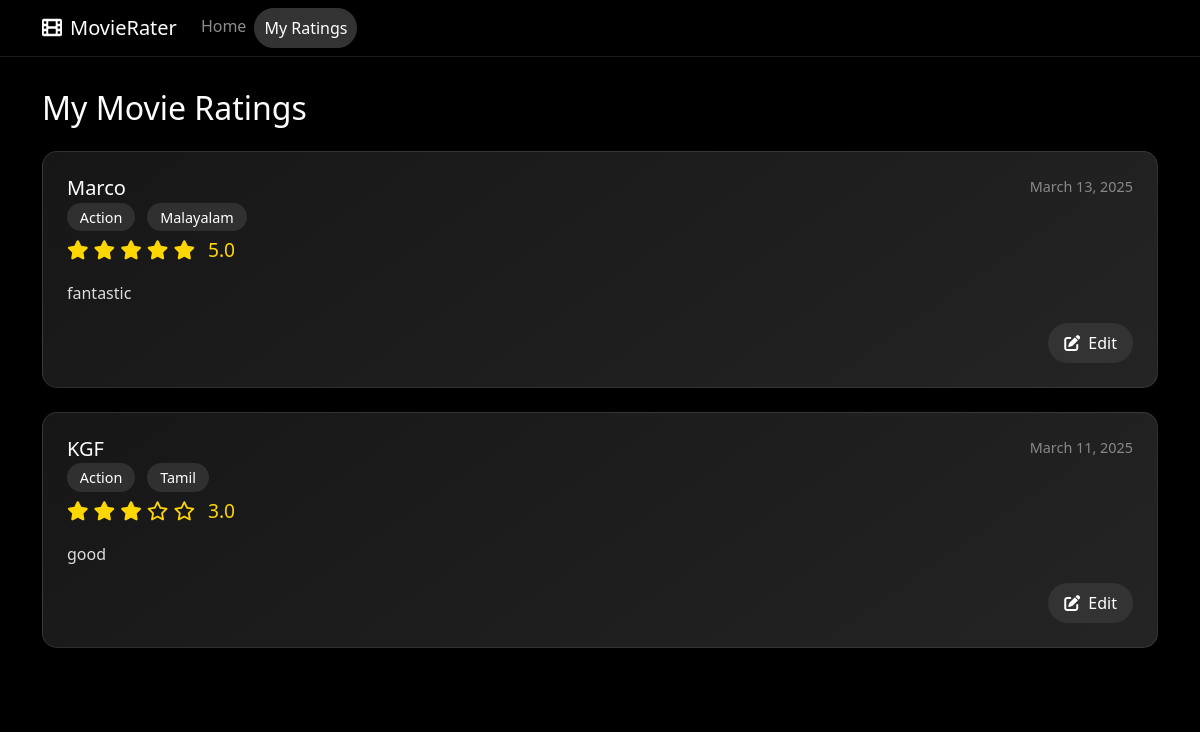
The page /MyRatings/2/ (signed in) on the database its author committed.
### MR/models.py (models this page shows, shortened)
class MovieRating(models.Model):
    user = models.ForeignKey(
        User,
        on_delete=models.CASCADE,
        related_name='movie_ratings'
    )
    movie = models.ForeignKey(
        Movie,
        on_delete=models.CASCADE,
        related_name='ratings'
    )
    rating = models.FloatField(
        validators=[
            MinValueValidator(1.0),
            MaxValueValidator(5.0)
        ],
        help_text="Rating from 1.0 to 5.0 stars"
    )
    review = models.TextField(
        blank=True,
        help_text="Optional review text"
    )
    created_at = models.DateTimeField(auto_now_add=True,null=True)
    updated_at = models.DateTimeField(auto_now=True,null=True)

class Movie(models.Model):
    class MovieGenre(models.TextChoices):
        ACTION = 'Action'
        ADVENTURE = 'Adventure'
        ANIMATION = 'Animation'
        COMEDY = 'Comedy'
        DOCUMENTARY = 'Documentary'
        DRAMA = 'Drama'
        FANTASY = 'Fantasy'
        HORROR = 'Horror'
        MYSTERY = 'Mystery'
        ROMANCE = 'Romance'
        SCIENCE_FICTION = 'Science Fiction'
        THRILLER = 'Thriller'
        WAR = 'War'
        WESTERN = 'Western'
    class MovieLanguage(models.TextChoices):
        ENGLISH = 'English'
        HINDI = 'Hindi'
        TAMIL = 'Tamil'
        TELUGU = 'Telugu'
        KANNADA = 'Kannada'
        MARATHI = 'Marathi'
        BENGALI = 'Bengali'
        GUJARATI = 'Gujarati'
        PUNJABI = 'Punjabi'
        URDU = 'Urdu'
        MALAYALAM = 'Malayalam'
        OTHERS = 'Others'
    title = models.CharField(
        max_length=200,
        help_text="The title of the movie"
    )
    release_date = models.DateField(
        help_text="Release date of the movie")
    language = models.CharField(
        max_length=50,
        choices=MovieLanguage.choices,
        help_text="Primary language of the movie"
    )
    genre = models.CharField(
        max_length=50,
        choices=MovieGenre.choices,
        help_text="Primary genre of the movie"
    )
    director = models.CharField(
        max_length=200,
        help_text="Name of the movie director"
    )

### MR/views.py (the view)
# urls.py: path('MyRatings/<int:pk>/', MyRatingsView.as_view(), name='MyRatings'),
class MyRatingsView(View):
    def get(self, request, pk):
        user = User.objects.get(pk=pk)
        if request.user.id == pk and user.id == pk:
            reviews = MovieRating.objects.filter(user=request.user).order_by('-id')
            return render(request, 'myratings.html', {'reviews': reviews, 'user': user})
        else:
            return redirect('LogoutView')

### MR/templates/myratings.html (shortened to what this page needs)
{% load static %}
<!DOCTYPE html>
<html lang="en">
<head>
    <link href="https://cdn.jsdelivr.net/npm/bootstrap@5.3.0/dist/css/bootstrap.min.css" rel="stylesheet">
    <link href="https://cdnjs.cloudflare.com/ajax/libs/font-awesome/6.0.0/css/all.min.css" rel="stylesheet">
</head>
<body>
    <nav class="navbar navbar-expand-lg navbar-dark">
        <div class="container">
            <a class="navbar-brand" href="#">
                <i class="fas fa-film me-2"></i>MovieRater
            </a>
            <div class="collapse navbar-collapse" id="navbarNav">
                <ul class="navbar-nav me-auto">
                    <li class="nav-item">
                        <a class="nav-link" href="{% url 'HomeUserView' pk=request.user.id %}">Home</a>
                    </li>
                    <li class="nav-item">
                        <a class="nav-link active" href="{% url 'MyRatings' pk=user.id %}">My Ratings</a>
                    </li>
                </ul>
            </div>
        </div>
    </nav>
    <section class="ratings-section">
        <div class="container">
            <h2 class="mb-4">My Movie Ratings</h2>
            {% if reviews %}
                {% for review in reviews %}
                <div class="rating-card" id="rating-{{ review.id }}">
                    <div class="d-flex justify-content-between align-items-start">
                        <div>
                            <h5 class="mb-1">{{ review.movie.title }}</h5>
                            <div class="mb-2">
                                <span class="genre-badge">{{ review.movie.genre }}</span>
                                <span class="genre-badge">{{ review.movie.language }}</span>
                            </div>
                            <div class="rating-stars">
                                {% for i in "12345"|make_list %}
                                    {% if forloop.counter <= review.rating %}
                                        <i class="fas fa-star"></i>
                                    {% else %}
                                        <i class="far fa-star"></i>
                                    {% endif %}
                                {% endfor %}
                                <span class="ms-2">{{ review.rating|floatformat:1 }}</span>
                            </div>
                        </div>
                        <div class="rating-meta">
                            {{ review.created_at|date:"F d, Y" }}
                        </div>
                    </div>
                    <div class="rating-text">
                        {% if review.review %}
                            {{ review.review }}
                        {% else %}
                            <em>No written review provided.</em>
                        {% endif %}
                    </div>
                    <div class="d-flex justify-content-end">
                        <a href="{% url 'Editreview' pk=user.id movie_pk=review.movie.id %}" class="btn btn-edit">
                            <i class="fas fa-edit me-2"></i>Edit
                        </a>
                    </div>
                </div>
                {% endfor %}
            {% else %}
                <div class="no-ratings">
                    <i class="fas fa-star fa-3x mb-3"></i>
                    <h3>No Ratings Yet</h3>
                    <p>Start rating movies to see them here!</p>
                </div>
            {% endif %}
        </div>
    </section>
</body>
</html>

### MR/templates/myratings.html (style rules this page uses)
body { background-color: #000000; color: #ffffff; font-family: 'Segoe UI', Tahoma, Geneva, Verdana, sans-serif; min-height: 100vh; }
.navbar { background-color: rgba(0, 0, 0, 0.95) !important; backdrop-filter: blur(10px); border-bottom: 1px solid rgba(255, 255, 255, 0.1); }
.ratings-section { padding: 2rem 0; background: linear-gradient(rgba(0, 0, 0, 0.8), rgba(0, 0, 0, 0.9)); }
.rating-card { background: linear-gradient(145deg, rgba(25, 25, 25, 0.9), rgba(40, 40, 40, 0.9)); border-radius: 15px; backdrop-filter: blur(10px); border: 1px solid rgba(255, 255, 255, 0.1); padding: 1.5rem; margin-bottom: 1.5rem; transition: transform 0.3s ease; }
.rating-stars { color: #ffd700; font-size: 1.2rem; }
.rating-meta { color: #888; font-size: 0.9rem; }
.rating-text { color: #ddd; margin: 1rem 0; line-height: 1.6; }
.genre-badge { background-color: rgba(255, 255, 255, 0.1); color: #fff; padding: 0.3rem 0.8rem; border-radius: 20px; font-size: 0.9rem; margin-right: 0.5rem; }
.btn-edit { background-color: #333; border: none; color: #fff; padding: 0.5rem 1rem; border-radius: 20px; transition: all 0.3s ease; }
.nav-link { transition: all 0.3s ease; padding: 0.375rem 1rem; border-radius: 25px; }
.nav-link.active { background-color: #333333; border: 2px solid #333333; color: white; }

### rows shown on the page
MovieRating: movie "Marco", movie.genre "Action", movie.language "Malayalam", rating "5.0", created_at "March 13, 2025", review "fantastic"
MovieRating: movie "KGF", movie.genre "Action", movie.language "Tamil", rating "3.0", created_at "March 11, 2025", review "good"
